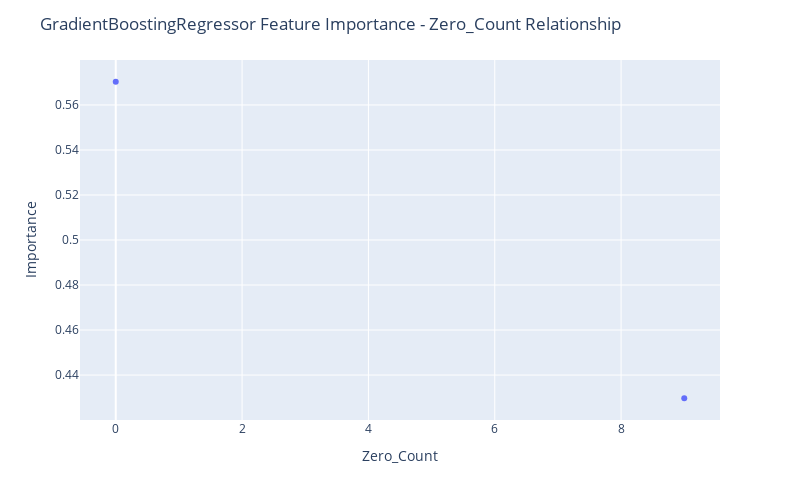

This figure's notebook cell:
### Code cell
fig = px.scatter(df_merged[~df_merged["Feature Name"].str.contains("Output")], x="Zero_Count", y="Importance",
                hover_data=["Feature Name"])

fig.update_layout(
    autosize=False,
    width=800,
    height=500,
    title_text=f"GradientBoostingRegressor Feature Importance - Zero_Count Relationship",
)

fig.show()

### Figure 1 — Plotly figure (JSON) as saved in the notebook; plotly's stock layout.template omitted (floating-point values rounded to 4 significant figures)
{"data": [{"customdata": [["Input_total operational expences"], ["Input_owners’ equity"]], "hovertemplate": "Zero_Count=%{x}<br>Importance=%{y}<br>Feature Name=%{customdata[0]}<extra></extra>", "legendgroup": "", "marker": {"color": "#636efa", "symbol": "circle"}, "mode": "markers", "name": "", "orientation": "v", "showlegend": false, "type": "scatter", "x": [0, 9], "xaxis": "x", "y": [0.5703, 0.4297], "yaxis": "y"}], "layout": {"autosize": false, "height": 500, "legend": {"tracegroupgap": 0}, "margin": {"t": 60}, "title": {"text": "GradientBoostingRegressor Feature Importance - Zero_Count Relationship"}, "width": 800, "xaxis": {"anchor": "y", "autorange": true, "domain": [0, 1], "range": [-0.566, 9.566], "title": {"text": "Zero_Count"}, "type": "linear"}, "yaxis": {"anchor": "x", "autorange": true, "domain": [0, 1], "range": [0.42, 0.58], "title": {"text": "Importance"}, "type": "linear"}}}
